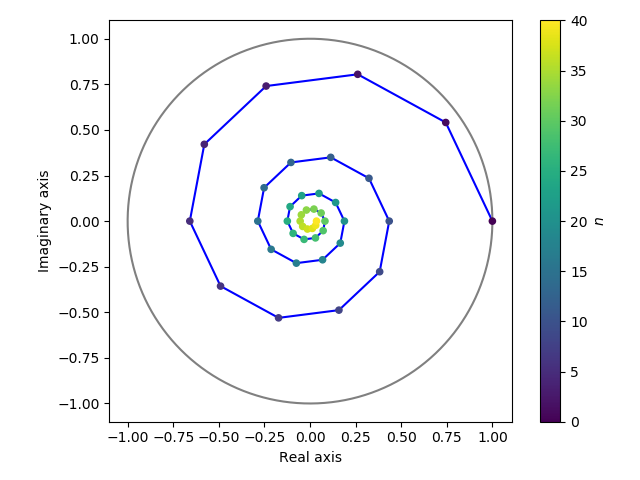

The Python source for this figure:
#!/usr/bin/env python

import matplotlib.pyplot as plt
import numpy as n

m=n.arange(41)

theta=2.0*n.pi/10.0

z=0.92*n.exp(1j*theta)
#plt.style.use('dark_background')

plt.plot(n.real(z**m),n.imag(z**m),"-",label="$0.9^n \mathrm{exp}\left(i \\frac{2\pi}{20}\\right)^n$",color="blue")
plt.scatter(n.real(z**m),n.imag(z**m),c=m,zorder=3,cmap="viridis",s=20)


z=1.1*n.exp(1j*theta)
#plt.plot(n.real(z**m),n.imag(z**m),"-",label="$1.1^n \mathrm{exp}\left(i \\frac{2\pi}{20}\\right)^n$",color="red")
#plt.scatter(n.real(z**m),n.imag(z**m),c=m,zorder=3,cmap="viridis",s=20)
cb=plt.colorbar()
cb.set_label("$n$")
plt.plot(n.cos(n.linspace(0,2*n.pi,num=1000)),n.sin(n.linspace(0,2*n.pi,num=1000)),color="grey",label="Unit circle $e^{i\\theta}$")
#plt.legend()
plt.xlabel("Real axis")
plt.ylabel("Imaginary axis")
plt.axes().set_aspect('equal')
plt.tight_layout()
plt.savefig("spiral.png")
plt.show()

